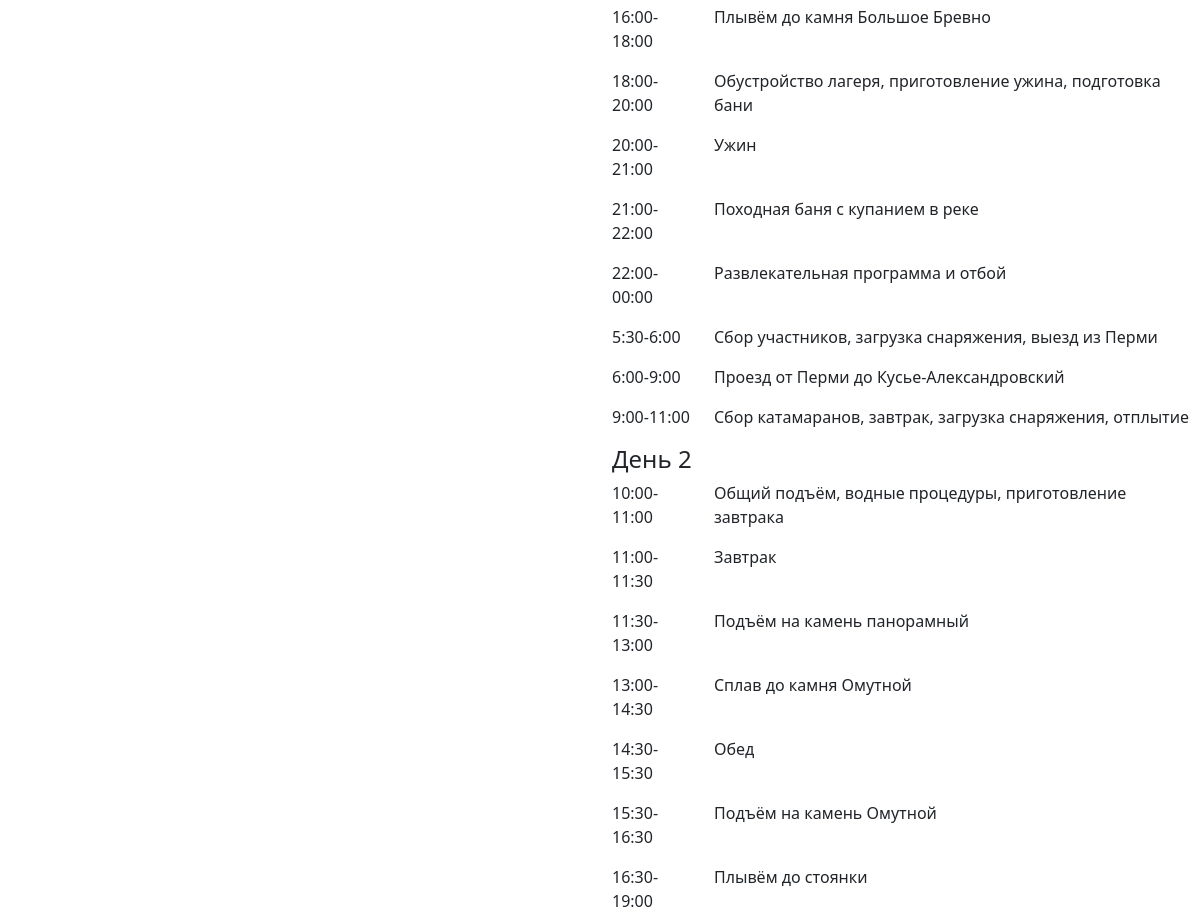
The page /rafting/usva (middle part) on the database as committed earlier.
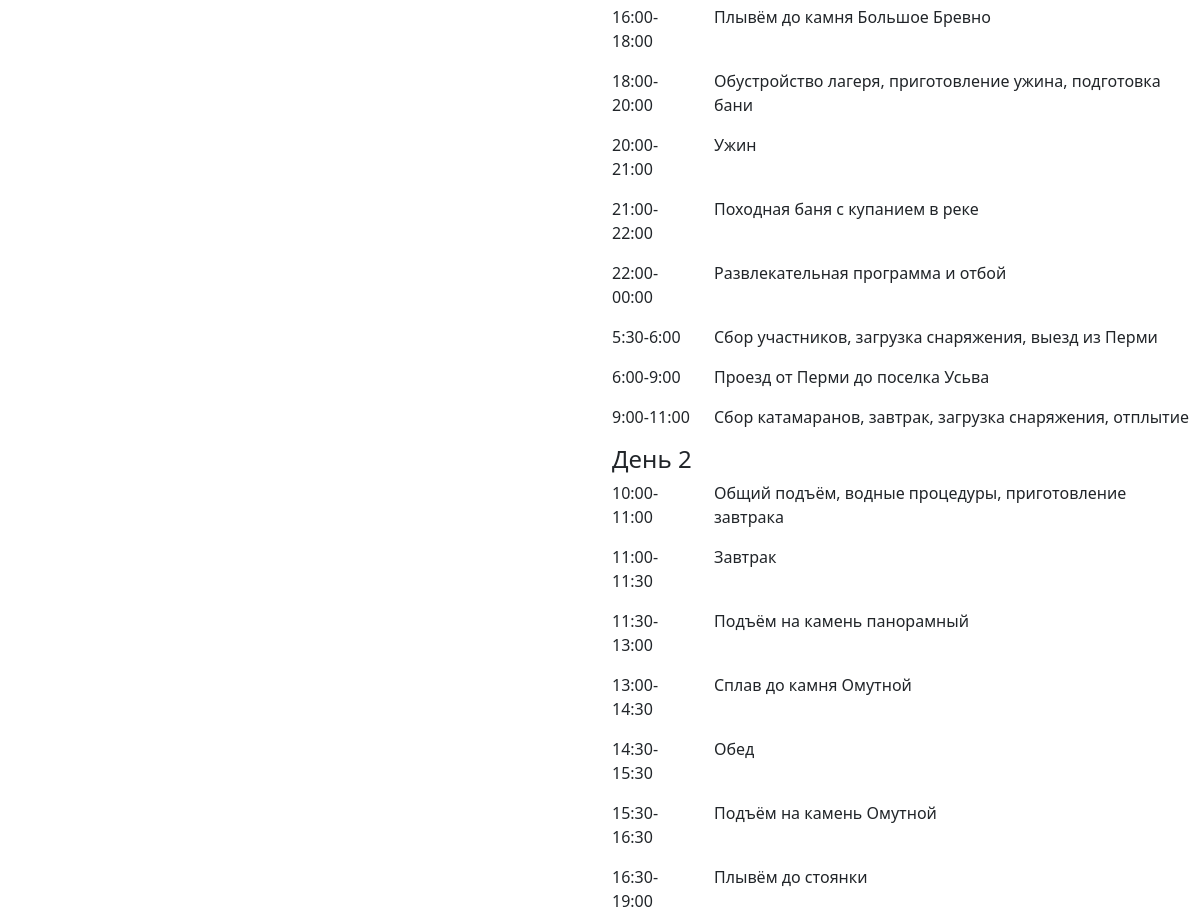
The same page on the database as committed later.
### rafting/models.py (models this page shows, shortened)
class Timings(models.Model):
    time = models.CharField(max_length=30, verbose_name='Время')
    action = models.TextField(verbose_name='Действие')
    DAY = (
        ('1', 'День 1'),
        ('2', 'День 2'),
        ('3', 'День 3'),
        ('4', 'День 4'),
        ('5', 'День 5'),
    )
    day = models.CharField(max_length=10, choices=DAY, verbose_name='День', null=True)
    rafting = models.ForeignKey(Rafting, on_delete=models.CASCADE, verbose_name='id сплава')
    order = models.IntegerField(verbose_name='Порядок', null=True)
    class Meta:
        verbose_name = 'Тайминг'
        verbose_name_plural = 'Тайминги'
        ordering = ['time']

### rafting/views.py (the view)
# urls.py: path('rafting/<slug:rafting_slug>', views.show_rafting, name='rafting'),
def show_rafting(request, rafting_slug):
    rafting = get_object_or_404(Rafting, slug=rafting_slug)
    image = Images.objects.all().filter()
    timings = Timings.objects.filter(rafting_id=rafting.id)
    dayss = []
    days = []
    for time in timings:
        dayss.append(time.day)
    dayss = sorted(list(set(dayss)))
    for day in dayss:
        days.append({'day': day, 'timings': list(filter(lambda timing: (timing.day == day), timings))})
    context = {
        'rafting': rafting,
        'title': rafting.title,
        'content': rafting.content,
        'image': image,
        'days': days,
    }
    return render(request, 'rafting/rafting.html', context)

### rafting/templates/rafting/rafting.html (shortened to what this page needs)
{% extends 'base.html' %}
{% block content %}
<div class="row">
    <div class="col-lg-6">
    </div>
    <div class="col-md-6">
        {% for day in days %}
        <h4>День {{ day.day }} </h4>
        {% for timing in day.timings %}
        <div class="row">
            <div class="col-lg-2"><p>{{ timing.time }}</p></div>
            <div class="col"><p>{{ timing.action }}</p></div>
        </div>
        {% endfor %}
        {% endfor %}
    </div>
</div>
{% endblock %}

Rows that differ between the two databases and show on the page:
changed Timings: action "Проезд от Перми до Кусье-Александровский" → "Проезд от Перми до поселка Усьва"
